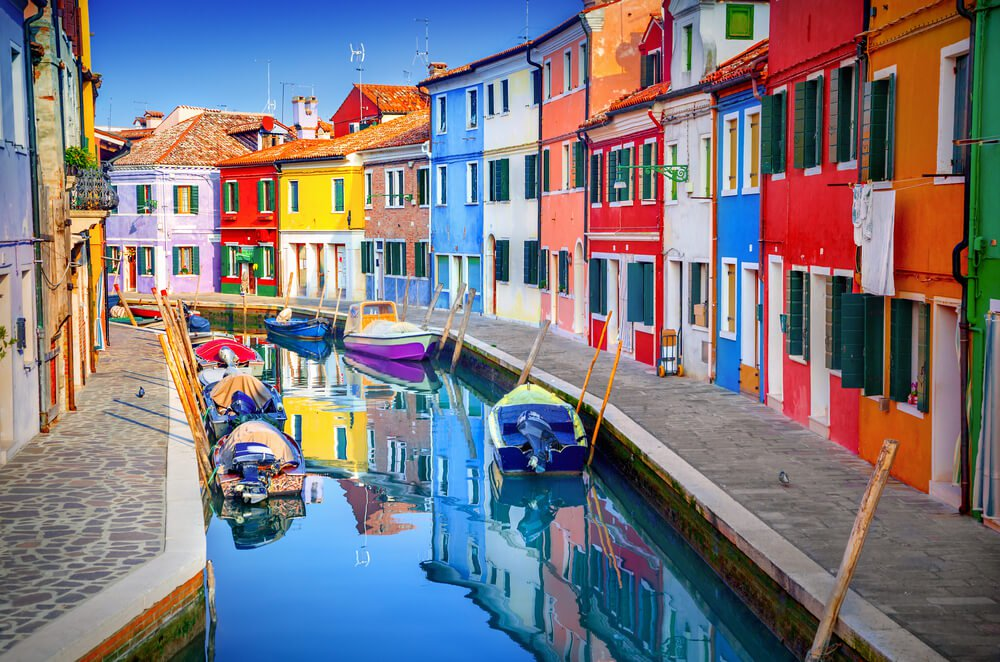
#> input picture colorpic.jpg, 1000 x 662 px
$ python detect_red.py
#> lines starting #> are read from the running program, lines starting #| are printed output that depends on the picture; after the words box and inside, x2 and y2 are one past the last pixel; in counts of white or black regions, pixels touching at a corner belong together
import numpy as np
import cv2
from skimage.color import rgb2hsv
from matplotlib import pyplot as plt

img=cv2.imread("colorpic.jpg")
#> img is the input picture: shape (662, 1000, 3); mean B, G, R 127.2, 120.1, 124.8
img_hsv=cv2.cvtColor(img, cv2.COLOR_BGR2HSV)
#> img_hsv: shape (662, 1000, 3); mean H, S, V 79.1, 119.9, 163.6

# lower mask (0-10)
lower_red = np.array([0,50,50])
upper_red = np.array([10,255,255])
mask0 = cv2.inRange(img_hsv, lower_red, upper_red)
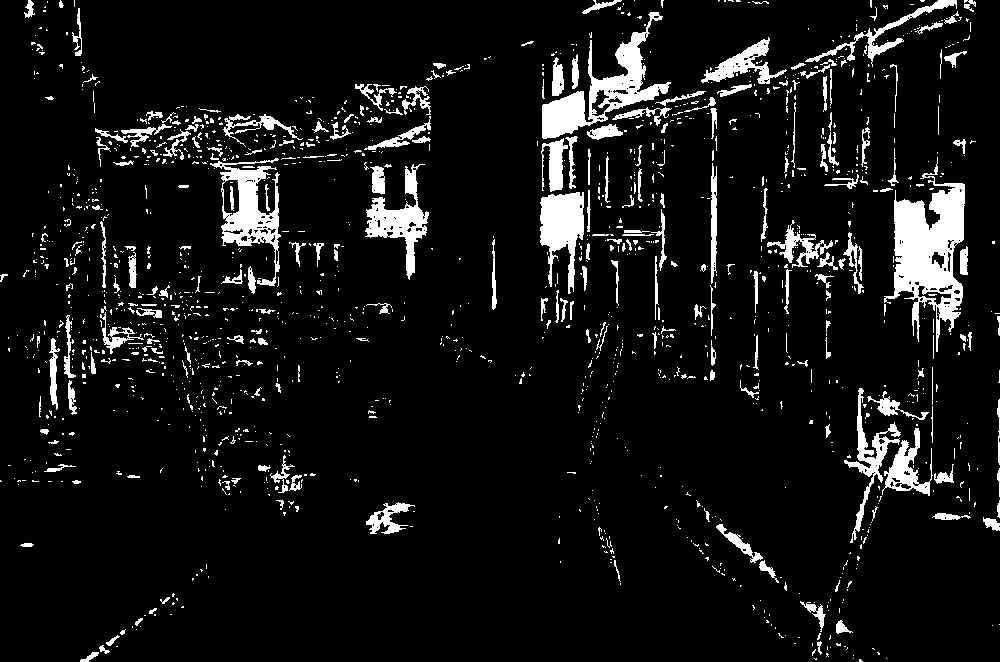
#> mask0: shape (662, 1000); 7.9% white; 1580 white regions (1332 under 20 px), largest, box (x1, y1, x2, y2) and area: (884, 157, 965, 352) 6941, (542, 12, 671, 139) 4406, (210, 158, 281, 286) 3156

# upper mask (170-180)
lower_red = np.array([170,50,50])
upper_red = np.array([180,255,255])
mask1 = cv2.inRange(img_hsv, lower_red, upper_red)
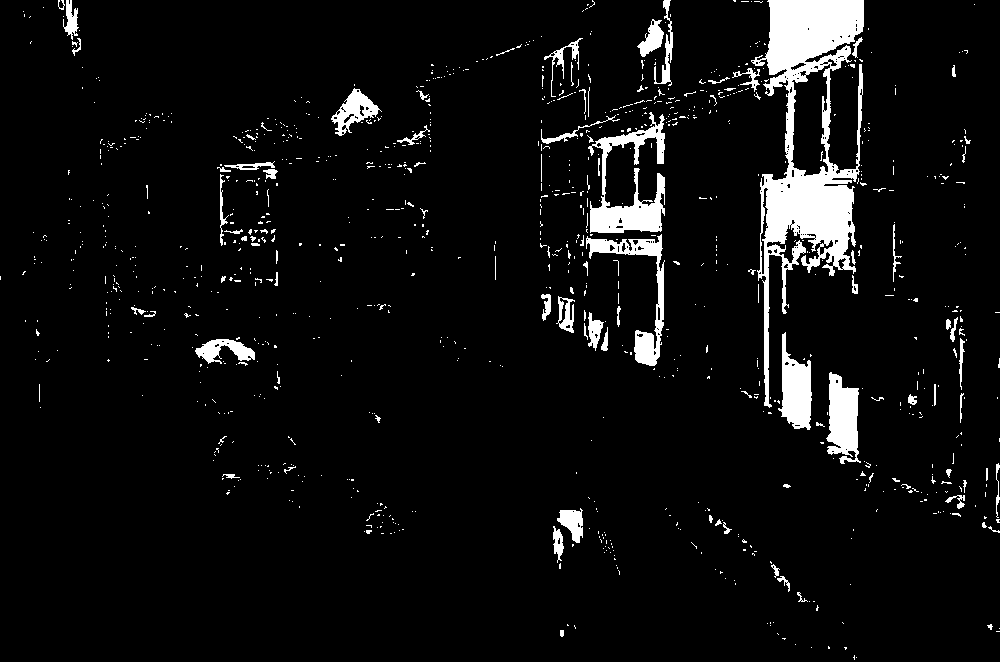
#> mask1: shape (662, 1000); 5.8% white; 1036 white regions (943 under 20 px), largest, box (x1, y1, x2, y2) and area: (751, 0, 864, 408) 16067, (588, 112, 665, 233) 3567, (586, 234, 665, 366) 2190

# join my masks
mask = mask0+mask1
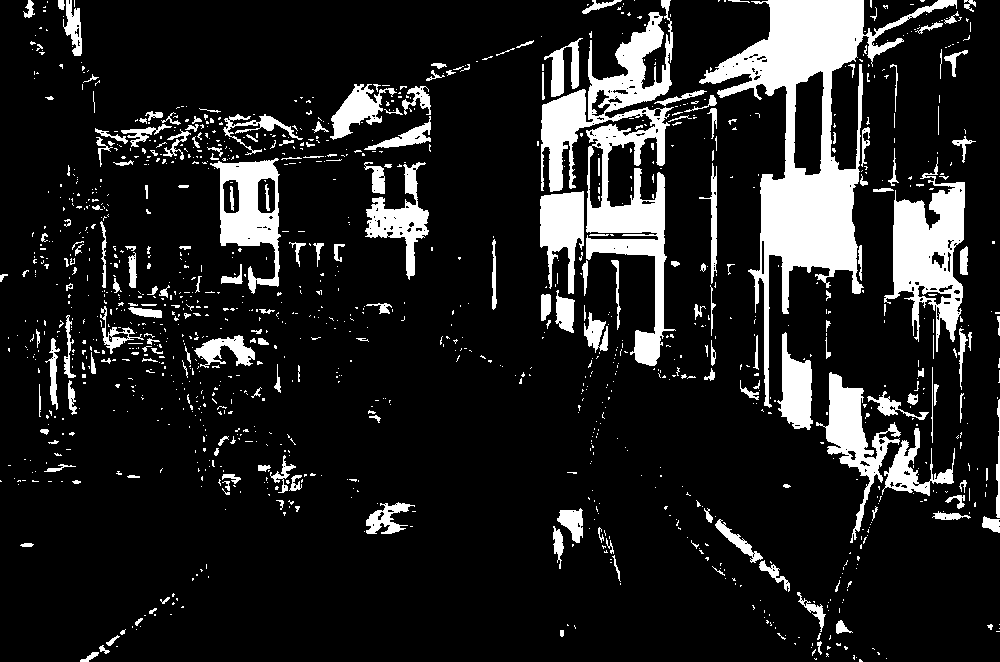
#> mask: shape (662, 1000); 13.7% white; 1270 white regions (1051 under 20 px), largest, box (x1, y1, x2, y2) and area: (699, 0, 957, 408) 22436, (541, 0, 676, 366) 14966, (884, 157, 965, 352) 7293

# set my output img to zero everywhere except my mask
output_img = img.copy()
output_img[np.where(mask==0)] = 0
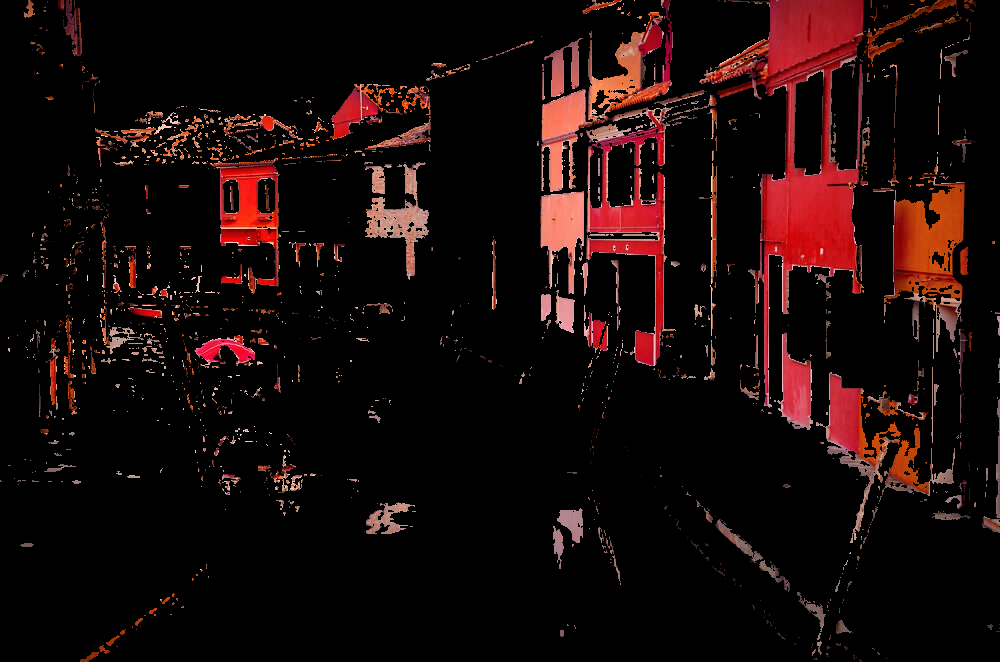
#> output_img: shape (662, 1000, 3); mean B, G, R 8.8, 9.8, 24.5

# or your HSV image, which I *believe* is what you want
output_hsv = img_hsv.copy()
output_hsv[np.where(mask==0)] = 0
#> output_hsv: shape (662, 1000, 3); mean H, S, V 10.6, 23.3, 24.5

cv2.imshow('mask', mask)
# image displaying only red colour
cv2.imshow('output_img', output_img)
cv2.waitKey(0)
cv2.destroyAllWindows()
